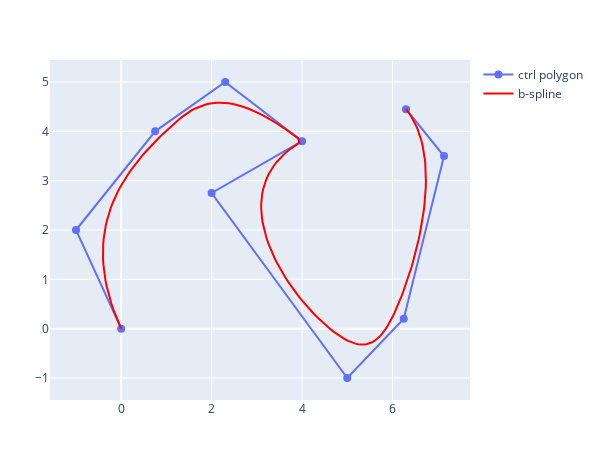

The cell this chart's notebook holds for it:
### Markdown cell above
Hence we need n =14-4=10 control points:

### Code cell
ctrl= [[0., 0.], [-1.0, 2.0], [0.75, 4.0], [2.3, 5.], [4.0, 3.8],
       [2, 2.75], [5.0, -1.0], [6.25, 0.2], [7.14, 3.5], [6.3, 4.45]]
bs_pts = bsplcurve(p, knot, ctrl, 200)   
fig2 = figbspline2d(ctrl, bs_pts; height=450)
display(fig2)

### Figure 1 — Plotly figure (JSON) as saved in the notebook; plotly's stock layout.template omitted (floating-point values rounded to 4 significant figures; data arrays with more than 128 entries replaced by an {"elided": "..."} marker saying what was removed)
{"data": [{"marker": {"size": 8}, "name": "ctrl polygon", "type": "scatter", "x": [0, -1, 0.75, 2.3, 4, 2, 5, 6.25, 7.14, 6.3], "y": [0, 2, 4, 5, 3.8, 2.75, -1, 0.2, 3.5, 4.45]}, {"line": {"color": "red"}, "mode": "lines", "name": "b-spline", "type": "scatter", "x": {"elided": "200 float values"}, "y": {"elided": "200 float values"}}], "layout": {"height": 450, "margin": {"b": 50, "l": 50, "r": 50, "t": 60}, "width": 600}}
